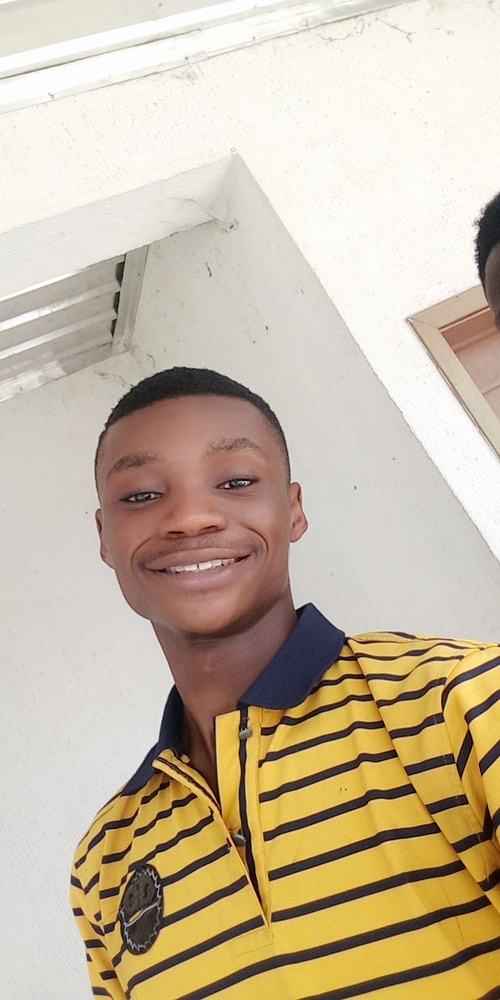
#> input picture images/color-content/IMG_20200222_144907_4.jpg, 500 x 1000 px, shrunk from 1632 x 3264 before the run
$ python -i edge_detection.py   (imports and definitions only)
#> lines starting #> are read from the running program, lines starting #| are printed output that depends on the picture
import cv2
import matplotlib.pyplot as plt

def edges(input_image):
    # read the image
    image = cv2.imread(input_image)
#> image is the input picture: shape (1000, 500, 3); mean B, G, R 162.5, 185.7, 200.5

    # convert it to grayscale
    gray = cv2.cvtColor(image, cv2.COLOR_BGR2GRAY)
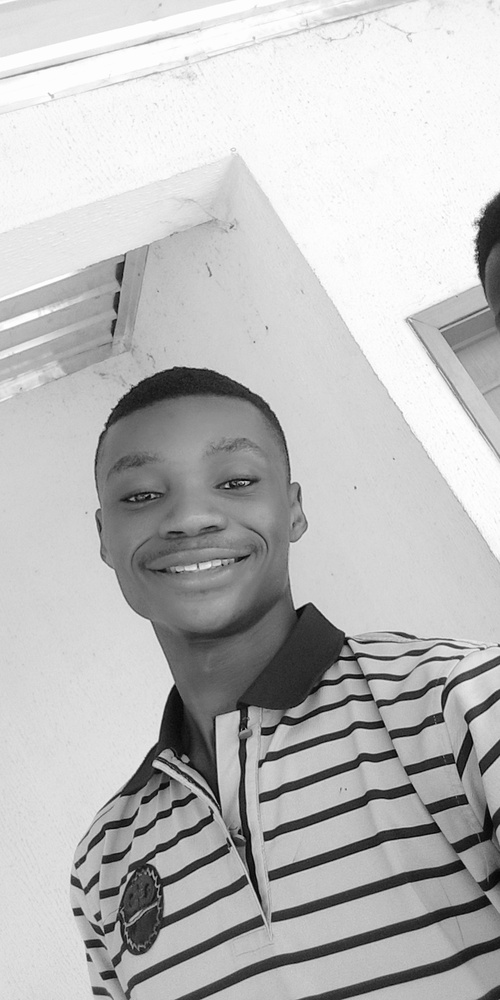
#> gray: shape (1000, 500); min 1, max 255, mean 187.4

    # perform the canny edge detector to detect image edges
    edges = cv2.Canny(gray, threshold1=30, threshold2=100)
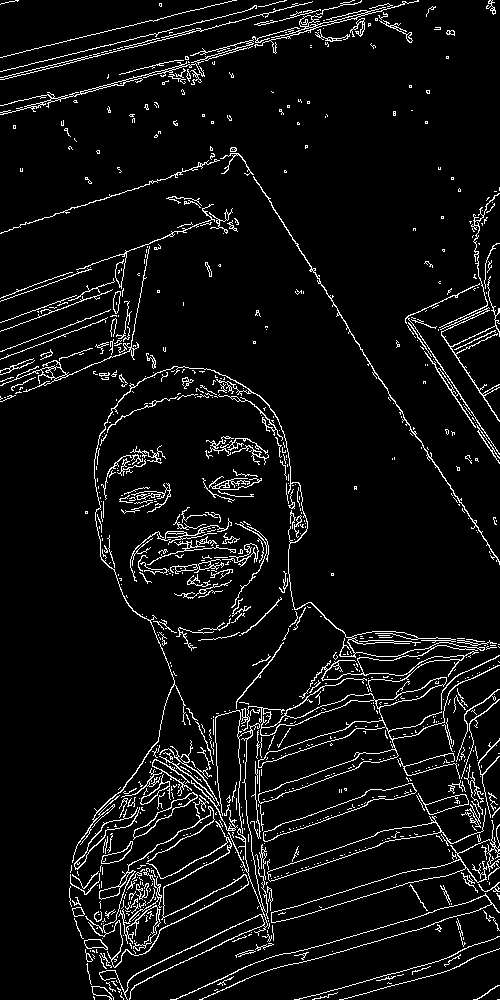
#> edges: shape (1000, 500); 6.3% white in thin lines or dots

    # save the detected edges
#> (the run stopped early here; a loop or call above may not have finished)
